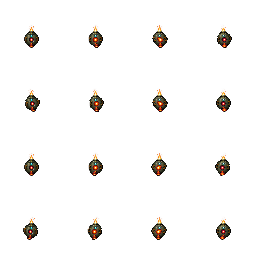
#> input picture _ART_SOURCES/pursuit_bomber_1027/bomb.png, 256 x 256 px, given in place of bomber.png, which was not available
$ python build_art.py
#> lines starting #> are read from the running program, lines starting #| are printed output that depends on the picture; pictures that were not available may be replaced by others from this repository, and a replacement may not be noted
from pathlib import Path
from PIL import Image,ImageDraw
import json,math,subprocess,os,shutil
W=Path(__file__).resolve().parent;R=W.parents[1];D=W/'compiled';D.mkdir(exist_ok=True)
src=Image.open(R/'assets/game/shared/combat/polish_0927b/bomber.png').convert('RGBA');ordnance=Image.open(R/'assets/game/levels/stage_04/projectiles/projectiles_0927/stage4_ordnance.png').convert('RGBA');M={}
#> further down, src is the input picture: PIL image 256x256 RGBA; mean R, G, B, A 5.5, 3.8, 2.2, 11.5
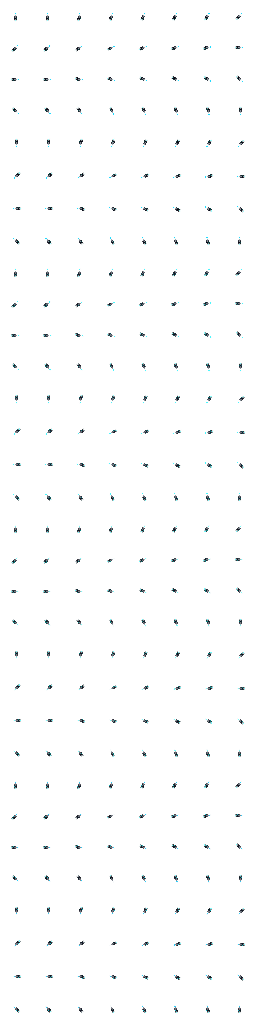
#> input picture _ART_SOURCES/pursuit_bomber_1027/fragment.png, 256 x 1024 px, given in place of stage4_ordnance.png, which was not available
#> further down, ordnance is the input picture: PIL image 256x1024 RGBA; mean R, G, B, A 1.7, 2.7, 3, 4.2
def pack(name,frames,cw,ch,cols=8,**extra):
 sheet=Image.new('RGBA',(cw*cols,ch*math.ceil(len(frames)/cols)))
 for i,f in enumerate(frames):sheet.alpha_composite(f,(i%cols*cw,i//cols*ch))
 sheet.save(D/(name+'.png'));M[name]={'key':'pb28_'+name,'path':'assets/game/levels/stage_06/miniboss/pursuit_1027/'+name+'.png','cw':cw,'ch':ch,'cols':cols,'frames':len(frames),'pivot':[cw//2,ch//2],**extra}
plate=src.crop((351,615,588,1150)).resize((36,81),Image.Resampling.NEAREST);bay=src.crop((790,685,1112,1114)).resize((32,43),Image.Resampling.NEAREST);frames=[]
#> after `plate = src.crop((351, 615, 588, 1150)).resize((36, 81), Image.Resampl`: plate: PIL image 36x81 RGBA; every value is 0
#> after `bay = src.crop((790, 685, 1112, 1114)).resize((32, 43), Image.Resampli`: bay: PIL image 32x43 RGBA; every value is 0
# Fixed measured launch pods: original metal silhouette plus original twin bomb rack.
for i in range(16):
 c=Image.new('RGBA',(48,104));c.alpha_composite(plate,(6,11));c.alpha_composite(bay,(8,50));g=ImageDraw.Draw(c);op=(0 if i<2 else min(1,(i-2)/5)if i<8 else min(1,max(0,1-(i-10)/5)));width=round(14*(1-op));door=plate.crop((2,27,16,64))
 if width:
  c.alpha_composite(door.crop((0,0,width,37)),(10,53));c.alpha_composite(door.transpose(Image.Transpose.FLIP_LEFT_RIGHT).crop((0,0,width,37)),(38-width,53))
 frames.append(c)
#> after the loop, frames = 16 items
pack('bay',frames,48,104,8)
#> in pack, `sheet=Image.new('RGBA',(cw*cols,ch*math.ceil(len(frames)/cols)))`: sheet: PIL image 384x208 RGBA; every value is 0
#> the loop in pack, `for i,f in enumerate(frames):sheet.alpha_composite(f,(i%cols*cw,i//col..` made 16 passes
hit=[]
for f in frames:
 q=Image.new('RGBA',f.size,(255,255,255,0));q.putalpha(f.getchannel('A'));hit.append(q)
#> this loop made 16 passes
#> after the loop, hit = 16 items
pack('bay_hit',hit,48,104,8)
#> the loop in pack (call 2), `for i,f in enumerate(frames):sheet.alpha_composite(f,(i%cols*cw,i//col..` made 16 passes
for name,row,h,cell in [('missile',3,42,64),('fragment',0,14,32)]:
 frames=[]
 for f in range(4):
  q=ordnance.crop((f*256,row*320,f*256+256,row*320+320));q=q.resize((round(256*h/320),h),Image.Resampling.NEAREST)
  base=Image.new('RGBA',(cell,cell));base.alpha_composite(q,((cell-q.width)//2,(cell-q.height)//2))
  for d in range(64):frames.append(base.rotate(-d*360/64,Image.Resampling.NEAREST))
 pack(name,frames,cell,cell,8,directions=64,cycles=4,zeroHeading='down')
#> this loop made 2 passes
#> pass 1, in pack (call 3), `sheet.save(D / (name + '.png'))`:
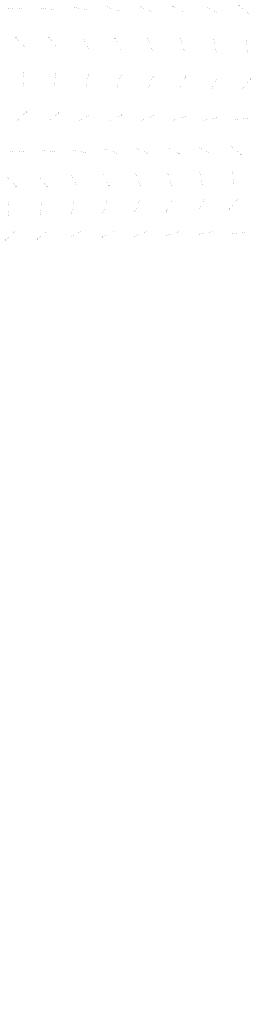
#> saved as missile.png: PIL image 512x2048 RGBA (shown at 1/2 size); mean R, G, B, A 0, 0, 0, 0.1; transparent parts drawn white
#> pass 2, in pack (call 4), `sheet.save(D / (name + '.png'))`:
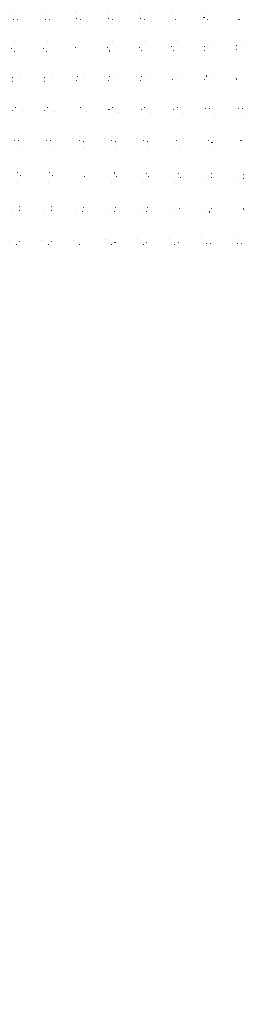
#> saved as fragment.png: PIL image 256x1024 RGBA; mean R, G, B, A 0, 0.1, 0.1, 0.1; transparent parts drawn white
#> after the loop: base: PIL image 32x32 RGBA; every value is 0
frames=[]
for f in range(16):
 q=ordnance.crop((f%4*256,4*320,f%4*256+256,5*320));q=q.resize((29,36),Image.Resampling.NEAREST);base=Image.new('RGBA',(64,64));base.alpha_composite(q,((64-q.width)//2,(64-q.height)//2));frames.append(base.rotate(math.sin(f/16*math.tau)*6,Image.Resampling.NEAREST))
pack('bomb',frames,64,64,4)
#> in pack (call 5), `sheet=Image.new('RGBA',(cw*cols,ch*math.ceil(len(frames)/cols)))`: sheet: PIL image 256x256 RGBA; every value is 0
(D/'manifest.json').write_text(json.dumps(M,indent=2),encoding='utf-8');(R/'assets/pursuit_bomber_art_1027.js').write_text('"use strict";\nconst PB28_ART='+json.dumps(M,separators=(',',':'))+';\n',encoding='utf-8')
ase=os.environ.get('ASEPRITE_EXE')or shutil.which('aseprite')
if ase:subprocess.run([str(ase),'--batch',str(D/'bay.png'),'--save-as',str(W/'bomb-bays.aseprite')],check=True,capture_output=True)
for a in M.values():
 target=R/a['path'];target.parent.mkdir(parents=True,exist_ok=True);shutil.copy2(D/(target.stem+'.png'),target)
#> this loop made 5 passes
shutil.copy2(D/'manifest.json',W/'manifest.json')
print('Authored bomb racks, bombs and64-direction missile/fragment banks from existing BOF artwork.')
